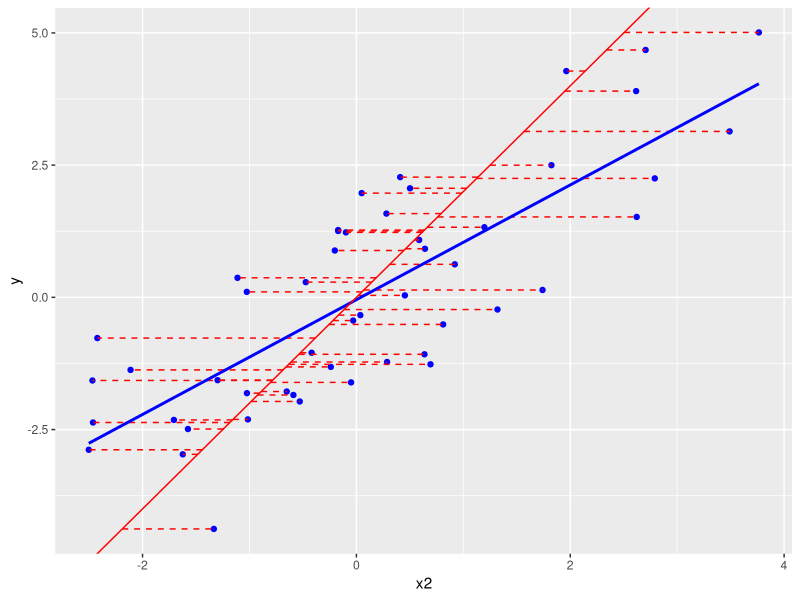

The R source for this figure:
## ---- chunk 1
knitr::opts_chunk$set(echo = FALSE)

library(DiagrammeR)
library(ggplot2)
## ---- chunk 2
#| echo: false
library(ggplot2); set.seed(1981981)
x <- rnorm(50); x2 <- x + rnorm(50); y <- 2*x; resid <- x-x2;
ggplot(data=NULL) + geom_point(aes(x=x2,y=y), colour="blue") +  
geom_segment(aes(x=x, xend = x2, y=y, yend = y), linetype="dashed", colour="red")+
stat_smooth( aes(x=x2,y=y), method="lm", se=F, colour="blue") + 
geom_abline(intercept=0,slope=2, colour="red")
